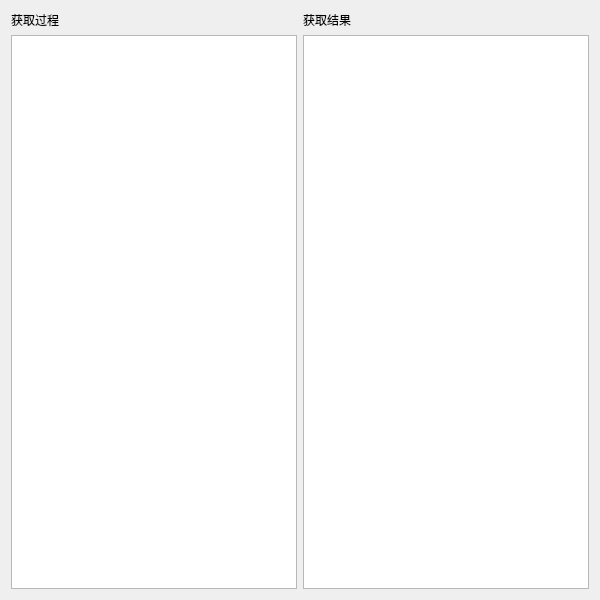
<?xml version="1.0" encoding="UTF-8"?>
<ui version="4.0">
 <class>MyCopy</class>
 <widget class="QWidget" name="MyCopy">
  <property name="geometry">
   <rect>
    <x>0</x>
    <y>0</y>
    <width>600</width>
    <height>600</height>
   </rect>
  </property>
  <property name="windowTitle">
   <string>MyCopy</string>
  </property>
  <layout class="QGridLayout" name="gridLayout">
   <item row="1" column="0">
    <widget class="QTextBrowser" name="textBrowser"/>
   </item>
   <item row="0" column="0">
    <widget class="QLabel" name="label">
     <property name="text">
      <string>获取过程</string>
     </property>
    </widget>
   </item>
   <item row="1" column="1">
    <widget class="QTextBrowser" name="textBrowser_2"/>
   </item>
   <item row="0" column="1">
    <widget class="QLabel" name="label_2">
     <property name="text">
      <string>获取结果</string>
     </property>
    </widget>
   </item>
  </layout>
 </widget>
 <layoutdefault spacing="6" margin="11"/>
 <resources/>
 <connections/>
</ui>
